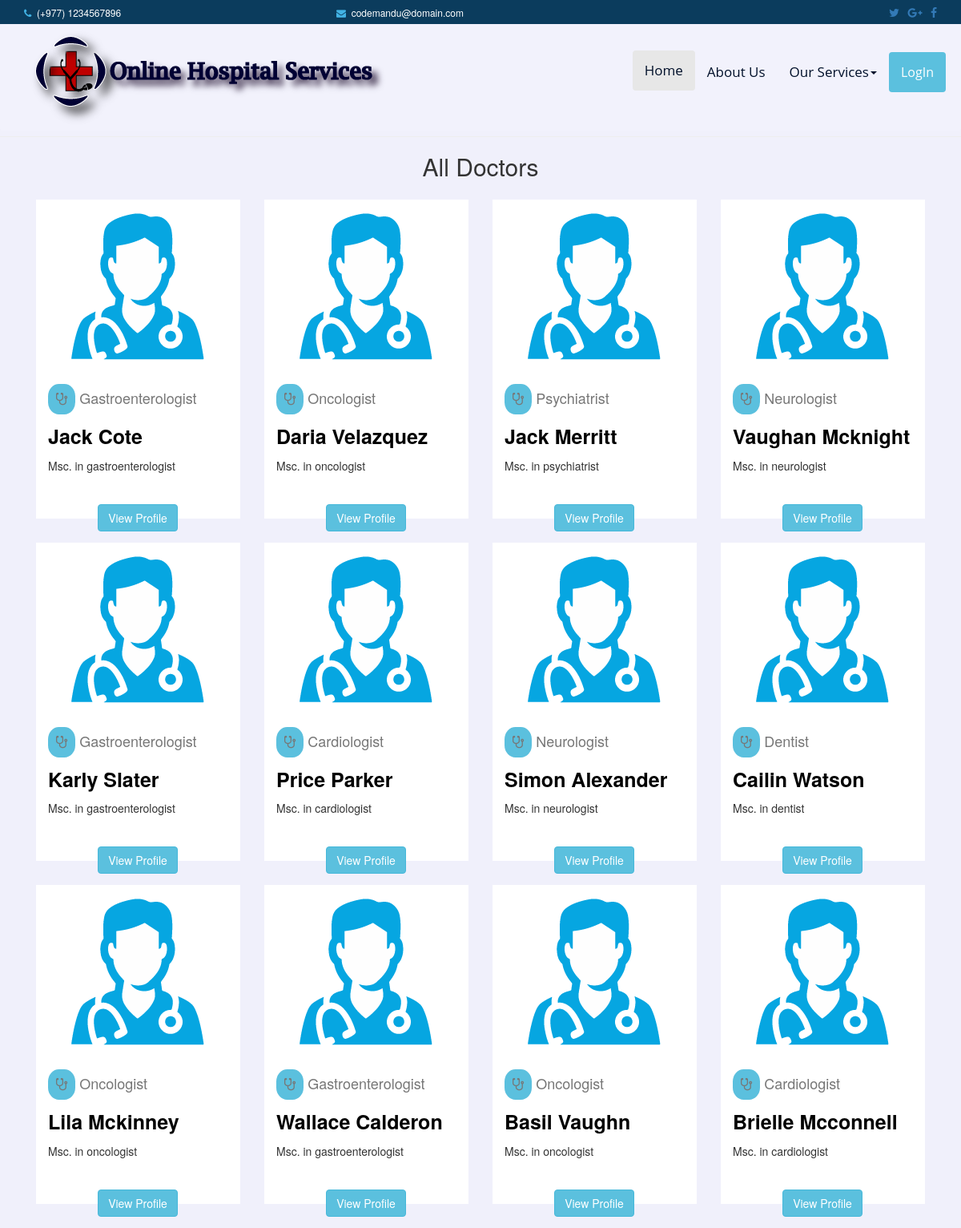
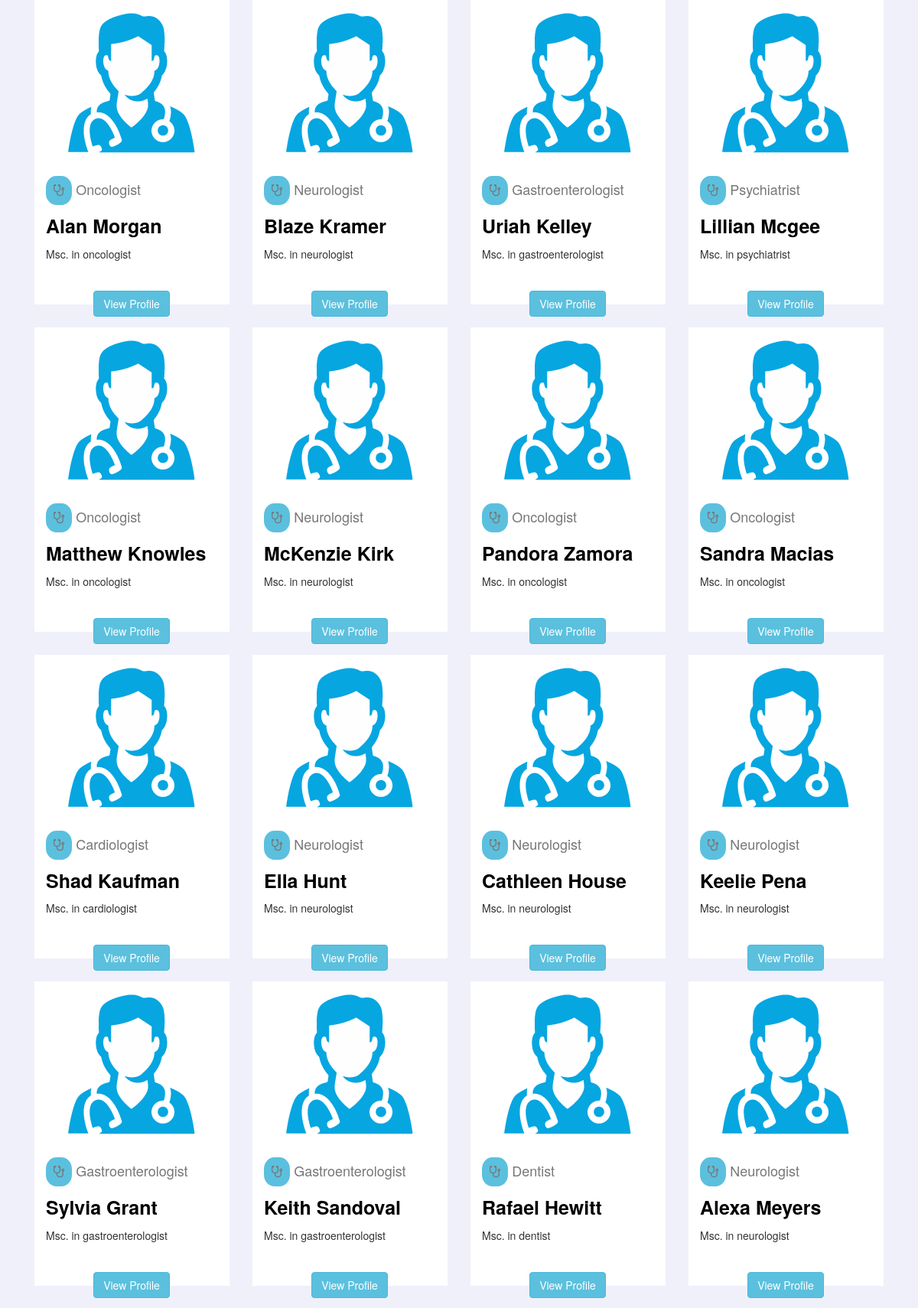
The page /alldoctors.php (upper part) on the database its author committed (2 pictures, top to bottom).
### tables this page shows
CREATE TABLE `employee_detail` (
  `emp_id` mediumint(8) UNSIGNED NOT NULL,
  `name` varchar(40) DEFAULT NULL,
  `dob` date DEFAULT NULL,
  `address` varchar(50) DEFAULT NULL,
  `email` varchar(40) DEFAULT NULL,
  `phone` bigint(20) DEFAULT NULL,
  `field` varchar(32) DEFAULT NULL,
  `history` varchar(32) DEFAULT NULL,
  `sex` varchar(1) NOT NULL,
  `images` varchar(32) DEFAULT NULL
);

### alldoctors.php (the view, shortened to what this page needs)
<?php
include("include/dbconnection.php");
?>
<!DOCTYPE html>
<html>
<head>
   <?php include("include/head.php"); ?>
</head>
<body>
 <?php include('include/header.php');
 echo '<div style="background:#f0f0fb">';
include('include/navig.php');
 ?>
<hr>
<h2 class="text-center"> All Doctors</h2>
<div class="container" >
      <?php
          $query="select * from employee_detail";
          $query_run=mysqli_query($connect,$query);
            while($row=mysqli_fetch_assoc($query_run)){;
        ?>
<div class="col-xs-12 col-sm-3 col-lg-3 doc-box">
    <div class="doc-box-content" id="news-box-contents" >
    <div  class="doc-box" style="height:220px;background:white;">
        <?php echo" <img src='images/doc_images/".$row['images']." ' style='max-width:100%; max-height:100%;display: block;  margin: 0 auto;' ;>";?>
    </div>
    <div class="text-capitalize text-muted" style="margin:3px 0px 8px 0px; padding:5px 1px 2px 14px; font-size:18px;">
    <?php
     echo "<span class='fa fa-stethoscope' style='background:#5bc0de;border:solid 0px; border-radius:40%; padding:10px;'></span>";
    echo $row['field'];
    ?>
    </div>
    <div class="text-capitalize " style="margin:2px 0px 8px 0px; padding:0px 10px 0px 14px;">
    <span style="font-size:25px; font-weight:600;">
    <a href="news.php?id=<?php echo $row['news_id'];?>" style="text-decoration:none; color:#000;">
    <?php
    echo $row['name'];
    ?>
    </a>
    </span>
    </div>
    <div class="" style="margin:2px 0px 0px 0px; padding:0px 10px 0px 14px;">
    <?php echo $row['history']; ?>
    </div>
    <div style="margin:10px 2px 2px 2px; position:relative; top: 28px;">
    <center><a href="docprofile.php?id=<?php echo $row['emp_id'];?>" class="btn btn-info ">View Profile</a></center>
    </div>
  </div>
</div>
<?php } ?>
</div>
</div>
</body>
</html>

### css/main.css (style rules this page uses)
a { text-decoration: none; }
div { display: block; }

### alldoctors.php (style rules this page uses)
.doc-box { padding: 15px 15px 15px 15px; }
.doc-box-content { background:#ffffff; height:auto; padding:2px 2px 10px 1px; }

### rows shown on the page
employee_detail: images (picture), field "Gastroenterologist", name "Jack Cote", history "Msc. in gastroenterologist"
employee_detail: images (picture), field "Oncologist", name "Daria Velazquez", history "Msc. in oncologist"
employee_detail: images (picture), field "Psychiatrist", name "Jack Merritt", history "Msc. in psychiatrist"
employee_detail: images (picture), field "Neurologist", name "Vaughan Mcknight", history "Msc. in neurologist"
employee_detail: images (picture), field "Gastroenterologist", name "Karly Slater", history "Msc. in gastroenterologist"
employee_detail: images (picture), field "Cardiologist", name "Price Parker", history "Msc. in cardiologist"
employee_detail: images (picture), field "Neurologist", name "Simon Alexander", history "Msc. in neurologist"
employee_detail: images (picture), field "Dentist", name "Cailin Watson", history "Msc. in dentist"
employee_detail: images (picture), field "Oncologist", name "Lila Mckinney", history "Msc. in oncologist"
employee_detail: images (picture), field "Gastroenterologist", name "Wallace Calderon", history "Msc. in gastroenterologist"
employee_detail: images (picture), field "Oncologist", name "Basil Vaughn", history "Msc. in oncologist"
employee_detail: images (picture), field "Cardiologist", name "Brielle Mcconnell", history "Msc. in cardiologist"
employee_detail: images (picture), field "Oncologist", name "Alan Morgan", history "Msc. in oncologist"
employee_detail: images (picture), field "Neurologist", name "Blaze Kramer", history "Msc. in neurologist"
employee_detail: images (picture), field "Gastroenterologist", name "Uriah Kelley", history "Msc. in gastroenterologist"
employee_detail: images (picture), field "Psychiatrist", name "Lillian Mcgee", history "Msc. in psychiatrist"
employee_detail: images (picture), field "Oncologist", name "Matthew Knowles", history "Msc. in oncologist"
employee_detail: images (picture), field "Neurologist", name "McKenzie Kirk", history "Msc. in neurologist"
employee_detail: images (picture), field "Oncologist", name "Pandora Zamora", history "Msc. in oncologist"
employee_detail: images (picture), field "Oncologist", name "Sandra Macias", history "Msc. in oncologist"
employee_detail: images (picture), field "Cardiologist", name "Shad Kaufman", history "Msc. in cardiologist"
employee_detail: images (picture), field "Neurologist", name "Ella Hunt", history "Msc. in neurologist"
employee_detail: images (picture), field "Neurologist", name "Cathleen House", history "Msc. in neurologist"
employee_detail: images (picture), field "Neurologist", name "Keelie Pena", history "Msc. in neurologist"
employee_detail: images (picture), field "Gastroenterologist", name "Sylvia Grant", history "Msc. in gastroenterologist"
employee_detail: images (picture), field "Gastroenterologist", name "Keith Sandoval", history "Msc. in gastroenterologist"
employee_detail: images (picture), field "Dentist", name "Rafael Hewitt", history "Msc. in dentist"
employee_detail: images (picture), field "Neurologist", name "Alexa Meyers", history "Msc. in neurologist"
